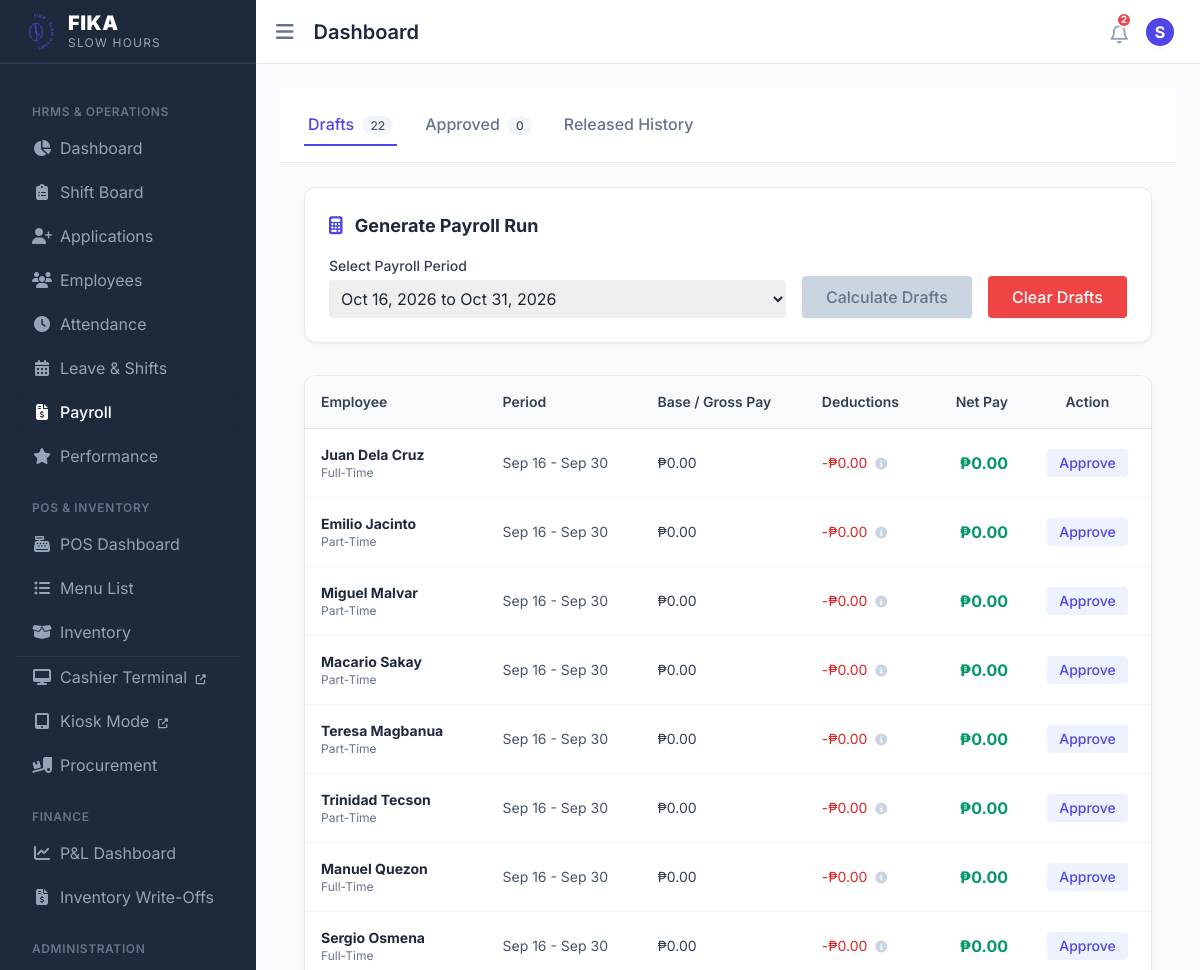
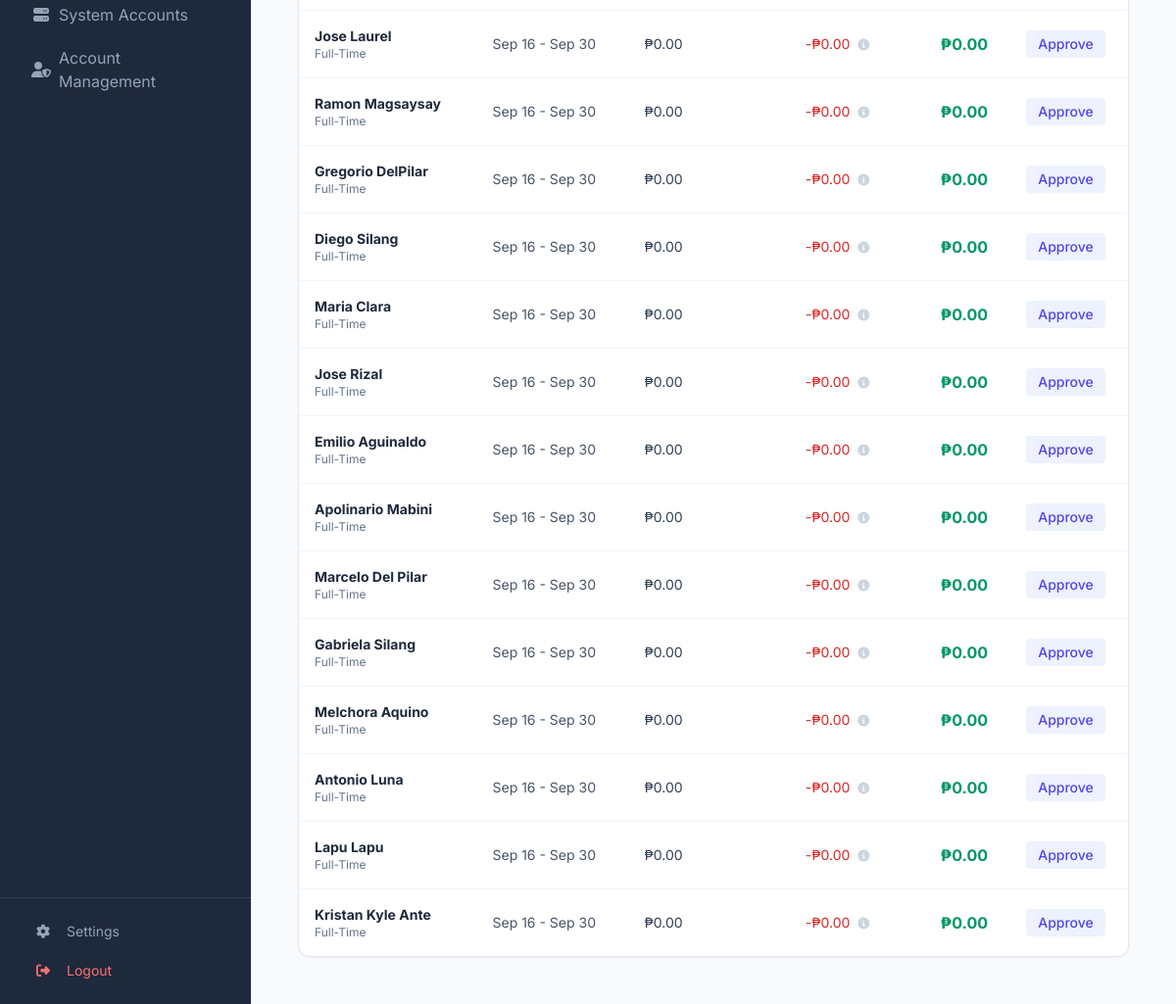
Page /cafe_hrms/payroll.php (signed in) on the committed database (2 pictures, top to bottom).
### tables this page shows
CREATE TABLE `payroll` (
  `id` int NOT NULL,
  `employee_id` int NOT NULL,
  `status` varchar(20) DEFAULT 'Draft',
  `period_start` date DEFAULT NULL,
  `period_end` date DEFAULT NULL,
  `hourly_rate` decimal(12,2) NOT NULL DEFAULT '0.00',
  `overtime_hours` decimal(6,2) NOT NULL DEFAULT '0.00',
  `overtime_pay` decimal(12,2) NOT NULL DEFAULT '0.00',
  `holiday_pay` decimal(12,2) NOT NULL DEFAULT '0.00',
  `night_differential` decimal(12,2) NOT NULL DEFAULT '0.00',
  `late_deduction` decimal(12,2) NOT NULL DEFAULT '0.00',
  `absent_deduction` decimal(12,2) NOT NULL DEFAULT '0.00',
  `bonus_amount` decimal(10,2) DEFAULT '0.00',
  `tax` decimal(12,2) NOT NULL DEFAULT '0.00',
  `sss` decimal(12,2) NOT NULL DEFAULT '0.00',
  `philhealth` decimal(12,2) NOT NULL DEFAULT '0.00',
  `pagibig` decimal(12,2) NOT NULL DEFAULT '0.00',
  `gross_pay` decimal(14,2) NOT NULL DEFAULT '0.00',
  `deductions` decimal(14,2) NOT NULL DEFAULT '0.00',
  `net_pay` decimal(14,2) NOT NULL DEFAULT '0.00',
  `payment_method` varchar(50) DEFAULT NULL,
  `created_at` datetime DEFAULT CURRENT_TIMESTAMP
);

CREATE TABLE `employees` (
  `id` int NOT NULL,
  `employee_id` varchar(80) NOT NULL,
  `first_name` varchar(150) DEFAULT NULL,
  `last_name` varchar(150) DEFAULT NULL,
  `email` varchar(255) NOT NULL,
  `phone` varchar(50) DEFAULT NULL,
  `position` varchar(120) DEFAULT NULL,
  `department` varchar(120) DEFAULT NULL,
  `employment_type` varchar(50) DEFAULT NULL,
  `status` varchar(50) NOT NULL DEFAULT 'Active',
  `sick_leave_balance` int NOT NULL DEFAULT '14',
  `termination_reason` varchar(100) DEFAULT NULL,
  `termination_details` text,
  `termination_date` date DEFAULT NULL,
  `date_hired` date DEFAULT NULL,
  `birthday` date DEFAULT NULL,
  `hourly_rate` decimal(12,2) NOT NULL DEFAULT '0.00',
  `last_raise_date` date DEFAULT NULL,
  `last_bonus_date` date DEFAULT NULL,
  `address` text,
  `emergency_contact` varchar(200) DEFAULT NULL,
  `bank_account` varchar(120) DEFAULT NULL,
  `tin` varchar(50) DEFAULT NULL,
  `sss` varchar(50) DEFAULT NULL,
  `philhealth` varchar(50) DEFAULT NULL,
  `pagibig` varchar(50) DEFAULT NULL,
  `government_ids` varchar(255) DEFAULT NULL,
  `photo` varchar(500) DEFAULT NULL,
  `created_at` datetime DEFAULT CURRENT_TIMESTAMP,
  `emergency_contact_name` varchar(255) DEFAULT NULL,
  `emergency_contact_phone` varchar(50) DEFAULT NULL,
  `valid_id_back_photo` varchar(500) DEFAULT NULL,
  `valid_id_photo` varchar(500) DEFAULT NULL,
  `education_level` varchar(50) DEFAULT NULL,
  `school_name` varchar(150) DEFAULT NULL,
  `school_address` varchar(255) DEFAULT NULL,
  `year_graduated` varchar(20) DEFAULT NULL,
  `education_status` varchar(50) DEFAULT NULL,
  `course_diploma` varchar(150) DEFAULT NULL,
  `employment_category` varchar(50) DEFAULT 'Full-Time',
  `birthdate` date DEFAULT NULL,
  `sex` varchar(20) DEFAULT '',
  `nationality` varchar(100) DEFAULT '',
  `preferred_schedule` varchar(50) DEFAULT 'Any',
  `branch_id` int DEFAULT NULL,
  `employment_status` enum('Trainee','Probationary','Regular') NOT NULL DEFAULT 'Regular'
);

### cafe_hrms/functions.php (called while the page is built, shortened)
<?php
function h($value) {
    return htmlspecialchars((string)$value, ENT_QUOTES, 'UTF-8');
}
function current_user() {
    return $_SESSION['user'] ?? null;
}
function get_branch_filter($tableAlias = '') {
    $user = current_user();
    if (!$user || empty($user['branch_id'])) {
        return '';
    }
    $prefix = $tableAlias ? $tableAlias . '.' : '';
    return " AND {$prefix}branch_id = " . (int)$user['branch_id'];
}

### cafe_hrms/payroll.php (the view, shortened to what this page needs)
<?php
require_once __DIR__ . '/init.php';
$branchFilterE = get_branch_filter('e');
$drafts = $pdo->query('SELECT p.*, CONCAT(e.first_name, " ",   e.last_name) AS full_name, e.employment_category FROM payroll p JOIN employees e ON e.id = p.employee_id WHERE p.status = "Draft" ' . $branchFilterE . ' ORDER BY p.created_at DESC')->fetchAll();
$approved = $pdo->query('SELECT p.*, CONCAT(e.first_name, " ",   e.last_name) AS full_name, e.employment_category FROM payroll p JOIN employees e ON e.id = p.employee_id WHERE p.status = "Approved" ' . $branchFilterE . ' ORDER BY p.created_at DESC')->fetchAll();
$currentTab = $_GET['tab'] ?? 'drafts';
require_once __DIR__ . '/includes/header.php';
?>
<div class="px-6 py-4 border-b border-slate-200 flex space-x-6 bg-white">
    <a href="?tab=drafts" class="font-medium px-1 py-2 border-b-2 transition <?= $currentTab === 'drafts' ? 'border-primary text-primary' : 'border-transparent text-slate-500 hover:text-slate-800' ?>">Drafts <span class="ml-1 bg-slate-100 text-slate-600 px-2 py-0.5 rounded-full text-xs"><?= count($drafts) ?></span></a>
    <a href="?tab=approved" class="font-medium px-1 py-2 border-b-2 transition <?= $currentTab === 'approved' ? 'border-primary text-primary' : 'border-transparent text-slate-500 hover:text-slate-800' ?>">Approved <span class="ml-1 bg-slate-100 text-slate-600 px-2 py-0.5 rounded-full text-xs"><?= count($approved) ?></span></a>
    <a href="?tab=released" class="font-medium px-1 py-2 border-b-2 transition <?= $currentTab === 'released' ? 'border-primary text-primary' : 'border-transparent text-slate-500 hover:text-slate-800' ?>">Released History</a>
</div>
<div class="p-6">
    <?php if ($currentTab === 'drafts'): ?>
    <div class="bg-white rounded-xl shadow-sm border border-slate-200 p-6 mb-8">
        <h2 class="text-lg font-bold text-slate-800 mb-4"><i class="fa-solid fa-calculator text-primary mr-2"></i> Generate Payroll Run</h2>
        <form autocomplete="off" method="POST" action="payroll" class="flex items-end gap-4">
            <div class="flex-1">
                <label class="block text-sm font-medium text-slate-700 mb-1">Select Payroll Period</label>
                <select name="payroll_period" required class="w-full rounded border-slate-300 p-2 focus:ring-primary focus:border-primary">
                    <?php
                    $currentY = (int)date('Y');
                    $currentM = (int)date('m');
                    for ($i = 0; $i < 3; $i++) {
                        $m = $currentM - $i;
                        $y = $currentY;
                        $mStr = str_pad($m, 2, '0', STR_PAD_LEFT);
                        $start1 = "$y-$mStr-01";
                        $start2 = "$y-$mStr-16";
                        $end2 = date('Y-m-t', strtotime($start1));
                        $label2 = date('M 16, Y', strtotime($start2)) . " to " . date('M t, Y', strtotime($end2));
                        echo "<option value=\"$start2|$end2\">$label2</option>";
                    }
                    ?>
                </select>
            </div>
            <div>
                <?php if (count($drafts) > 0): ?>
                    <button type="button" disabled title="Clear existing drafts first before calculating new ones." class="bg-slate-300 text-slate-500 cursor-not-allowed px-6 py-2 rounded font-medium shadow-sm h-[42px]">
                        Calculate Drafts
                    </button>
                <?php else: ?>
                    <button type="submit" name="action" value="generate_drafts" class="bg-primary hover:bg-indigo-700 text-white px-6 py-2 rounded font-medium shadow-sm transition h-[42px]">
                        Calculate Drafts
                    </button>
                <?php endif; ?>
            </div>
            <div>
                <button type="submit" name="action" value="clear_drafts" onclick="return confirmFormButton(event, 'Are you sure you want to clear all drafts for this period?')" class="bg-red-500 hover:bg-red-600 text-white px-6 py-2 rounded font-medium shadow-sm transition h-[42px]">
                    Clear Drafts
                </button>
            </div>
        </form>
    </div>
    <?php endif; ?>
    <?php
    $displayList = [];
    if ($currentTab === 'drafts') $displayList = $drafts;
    ?>
    <div class="bg-white rounded-xl shadow-sm border border-slate-200 overflow-hidden">
        <table class="w-full text-left text-sm whitespace-nowrap">
            <thead>
                <tr class="bg-slate-50 border-b border-slate-200 text-slate-700">
                    <th class="p-4 font-semibold">Employee</th>
                    <th class="p-4 font-semibold">Period</th>
                    <th class="p-4 font-semibold">Base / Gross Pay</th>
                    <th class="p-4 font-semibold">Deductions</th>
                    <th class="p-4 font-semibold text-right">Net Pay</th>
                    <th class="p-4 font-semibold text-center">Action</th>
                </tr>
            </thead>
            <tbody class="divide-y divide-slate-100">
                <?php if (empty($displayList)): ?>
                    <tr>
                        <td colspan="6" class="p-8 text-center text-slate-500 italic">No payroll records found in this stage.</td>
                    </tr>
                <?php else: ?>
                    <?php foreach ($displayList as $row): ?>
                        <tr class="hover:bg-slate-50 transition">
                            <td class="p-4">
                                <div class="font-bold text-slate-800"><?= h($row['full_name']) ?></div>
                                <div class="text-xs text-slate-500"><?= h($row['employment_category']) ?></div>
                            </td>
                            <td class="p-4 text-slate-600">
                                <?= date('M d', strtotime($row['period_start'])) ?> - <?= date('M d', strtotime($row['period_end'])) ?>
                            </td>
                            <td class="p-4 text-slate-700">
                                ₱<?= number_format($row['gross_pay'], 2) ?>
                            </td>
                            <td class="p-4 text-red-600 cursor-help" title="Absences: ₱<?= number_format($row['absent_deduction'], 2) ?>&#10;SSS: ₱<?= number_format($row['sss'], 2) ?>&#10;PhilHealth: ₱<?= number_format($row['philhealth'], 2) ?>&#10;Pag-IBIG: ₱<?= number_format($row['pagibig'], 2) ?>&#10;Income Tax: ₱<?= number_format($row['tax'], 2) ?>">
                                -₱<?= number_format($row['deductions'], 2) ?> <i class="fa-solid fa-circle-info text-slate-300 ml-1 text-xs"></i>
                            </td>
                            <td class="p-4 font-bold text-emerald-600 text-right text-base">₱<?= number_format($row['net_pay'], 2) ?></td>
                            <td class="p-4 text-center">
                                <?php if ($currentTab === 'drafts'): ?>
                                    <form autocomplete="off" method="POST" action="payroll?tab=drafts">
                                        <button type="submit" class="text-primary hover:text-indigo-800 font-medium px-3 py-1 rounded bg-indigo-50 hover:bg-indigo-100 transition">Approve</button>
                                    </form>
                                <?php elseif ($currentTab === 'approved'): ?>
                                    <button type="button" onclick="openReleaseModal(<?= $row['id'] ?>, '<?= h($row['full_name']) ?>')" class="text-emerald-600 hover:text-emerald-800 font-medium px-3 py-1 rounded bg-emerald-50 hover:bg-emerald-100 transition"><i class="fa-solid fa-money-bill-wave mr-1"></i> Release</button>
                                <?php elseif ($currentTab === 'released'): ?>
                                    <span class="text-xs bg-slate-100 text-slate-600 px-2 py-1 rounded font-medium"><i class="fa-solid fa-check mr-1"></i> <?= h($row['payment_method']) ?></span>
                                <?php endif; ?>
                            </td>
                        </tr>
                    <?php endforeach; ?>
                <?php endif; ?>
            </tbody>
        </table>
    </div>
</div>
<?php require_once __DIR__ . '/includes/footer.php'; ?>

### cafe_hrms/includes/header.php (style rules this page uses)
body { font-family: 'Inter', sans-serif; background-color: #f8fafc; }

### rows in the picture
payroll: full_name "Juan Dela Cruz", employee.employment_category "Full-Time", period_start "Sep 16", period_end "Sep 30", gross_pay "0.00", deductions "0.00", net_pay "0.00"
payroll: full_name "Emilio Jacinto", employee.employment_category "Part-Time", period_start "Sep 16", period_end "Sep 30", gross_pay "0.00", deductions "0.00", net_pay "0.00"
payroll: full_name "Miguel Malvar", employee.employment_category "Part-Time", period_start "Sep 16", period_end "Sep 30", gross_pay "0.00", deductions "0.00", net_pay "0.00"
payroll: full_name "Macario Sakay", employee.employment_category "Part-Time", period_start "Sep 16", period_end "Sep 30", gross_pay "0.00", deductions "0.00", net_pay "0.00"
payroll: full_name "Teresa Magbanua", employee.employment_category "Part-Time", period_start "Sep 16", period_end "Sep 30", gross_pay "0.00", deductions "0.00", net_pay "0.00"
payroll: full_name "Trinidad Tecson", employee.employment_category "Part-Time", period_start "Sep 16", period_end "Sep 30", gross_pay "0.00", deductions "0.00", net_pay "0.00"
payroll: full_name "Manuel Quezon", employee.employment_category "Full-Time", period_start "Sep 16", period_end "Sep 30", gross_pay "0.00", deductions "0.00", net_pay "0.00"
payroll: full_name "Sergio Osmena", employee.employment_category "Full-Time", period_start "Sep 16", period_end "Sep 30", gross_pay "0.00", deductions "0.00", net_pay "0.00"
payroll: full_name "Jose Laurel", employee.employment_category "Full-Time", period_start "Sep 16", period_end "Sep 30", gross_pay "0.00", deductions "0.00", net_pay "0.00"
payroll: full_name "Ramon Magsaysay", employee.employment_category "Full-Time", period_start "Sep 16", period_end "Sep 30", gross_pay "0.00", deductions "0.00", net_pay "0.00"
payroll: full_name "Gregorio DelPilar", employee.employment_category "Full-Time", period_start "Sep 16", period_end "Sep 30", gross_pay "0.00", deductions "0.00", net_pay "0.00"
payroll: full_name "Diego Silang", employee.employment_category "Full-Time", period_start "Sep 16", period_end "Sep 30", gross_pay "0.00", deductions "0.00", net_pay "0.00"
payroll: full_name "Maria Clara", employee.employment_category "Full-Time", period_start "Sep 16", period_end "Sep 30", gross_pay "0.00", deductions "0.00", net_pay "0.00"
payroll: full_name "Jose Rizal", employee.employment_category "Full-Time", period_start "Sep 16", period_end "Sep 30", gross_pay "0.00", deductions "0.00", net_pay "0.00"
payroll: full_name "Emilio Aguinaldo", employee.employment_category "Full-Time", period_start "Sep 16", period_end "Sep 30", gross_pay "0.00", deductions "0.00", net_pay "0.00"
payroll: full_name "Apolinario Mabini", employee.employment_category "Full-Time", period_start "Sep 16", period_end "Sep 30", gross_pay "0.00", deductions "0.00", net_pay "0.00"
payroll: full_name "Marcelo Del Pilar", employee.employment_category "Full-Time", period_start "Sep 16", period_end "Sep 30", gross_pay "0.00", deductions "0.00", net_pay "0.00"
payroll: full_name "Gabriela Silang", employee.employment_category "Full-Time", period_start "Sep 16", period_end "Sep 30", gross_pay "0.00", deductions "0.00", net_pay "0.00"
payroll: full_name "Melchora Aquino", employee.employment_category "Full-Time", period_start "Sep 16", period_end "Sep 30", gross_pay "0.00", deductions "0.00", net_pay "0.00"
payroll: full_name "Antonio Luna", employee.employment_category "Full-Time", period_start "Sep 16", period_end "Sep 30", gross_pay "0.00", deductions "0.00", net_pay "0.00"
payroll: full_name "Lapu Lapu", employee.employment_category "Full-Time", period_start "Sep 16", period_end "Sep 30", gross_pay "0.00", deductions "0.00", net_pay "0.00"
payroll: full_name "Kristan Kyle Ante", employee.employment_category "Full-Time", period_start "Sep 16", period_end "Sep 30", gross_pay "0.00", deductions "0.00", net_pay "0.00"

### other values in the picture
$pageTitle "Dashboard"
$unreadCount "2"
substr(current_user()['name'] ?? 'U', 0, 1) "S"
count($drafts) "22"
count($approved) "0"
form field payroll_period "Oct 16, 2026 to Oct 31, 2026"
